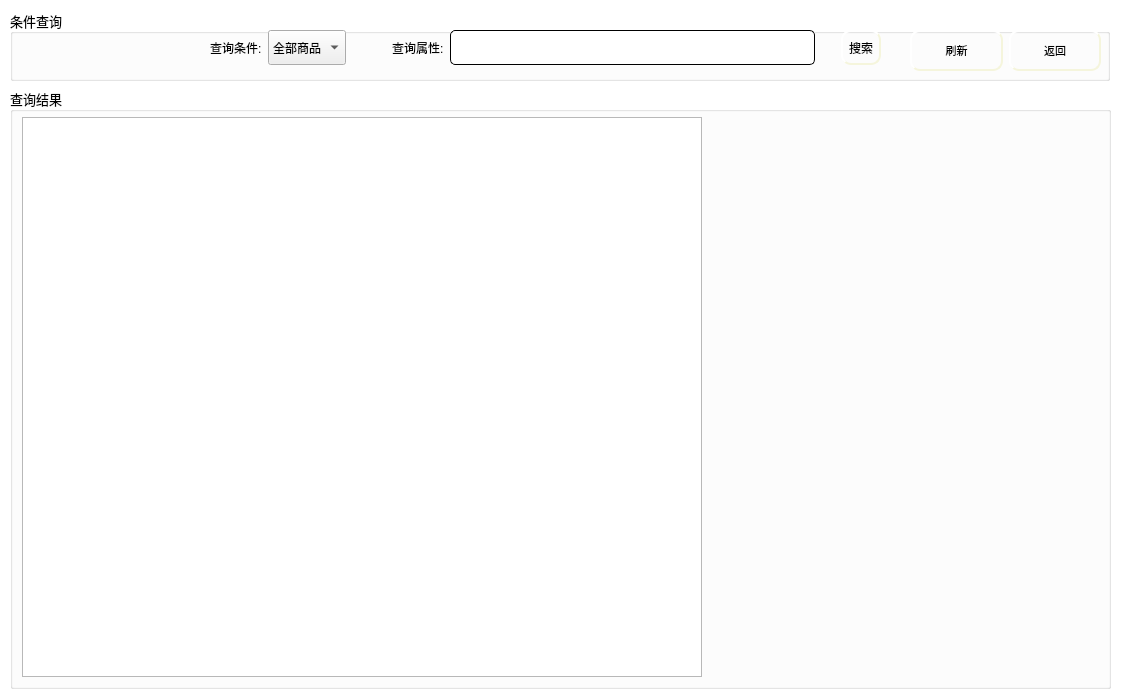
<?xml version="1.0" encoding="UTF-8"?>
<ui version="4.0">
 <class>RepertoryLocal</class>
 <widget class="QWidget" name="RepertoryLocal">
  <property name="geometry">
   <rect>
    <x>0</x>
    <y>0</y>
    <width>1125</width>
    <height>695</height>
   </rect>
  </property>
  <property name="windowTitle">
   <string>Form</string>
  </property>
  <property name="styleSheet">
   <string notr="true">QWidget#RepertoryLocal{
	
	background-color: rgb(255, 255, 255);
}</string>
  </property>
  <widget class="QGroupBox" name="groupBox_2">
   <property name="geometry">
    <rect>
     <x>10</x>
     <y>88</y>
     <width>1101</width>
     <height>601</height>
    </rect>
   </property>
   <property name="font">
    <font>
     <family>楷体</family>
     <pointsize>10</pointsize>
    </font>
   </property>
   <property name="title">
    <string>查询结果</string>
   </property>
   <widget class="QTableWidget" name="tableWidget">
    <property name="geometry">
     <rect>
      <x>12</x>
      <y>29</y>
      <width>680</width>
      <height>560</height>
     </rect>
    </property>
   </widget>
   <widget class="QwtPlot" name="plot">
    <property name="geometry">
     <rect>
      <x>710</x>
      <y>50</y>
      <width>350</width>
      <height>500</height>
     </rect>
    </property>
   </widget>
  </widget>
  <widget class="QGroupBox" name="groupBox">
   <property name="geometry">
    <rect>
     <x>10</x>
     <y>10</y>
     <width>1100</width>
     <height>71</height>
    </rect>
   </property>
   <property name="font">
    <font>
     <family>楷体</family>
     <pointsize>10</pointsize>
    </font>
   </property>
   <property name="title">
    <string>条件查询</string>
   </property>
   <widget class="QWidget" name="layoutWidget_6">
    <property name="geometry">
     <rect>
      <x>200</x>
      <y>20</y>
      <width>671</width>
      <height>35</height>
     </rect>
    </property>
    <layout class="QGridLayout" name="gridLayout">
     <item row="0" column="0">
      <widget class="QLabel" name="label">
       <property name="text">
        <string>查询条件:</string>
       </property>
      </widget>
     </item>
     <item row="0" column="5">
      <spacer name="horizontalSpacer">
       <property name="orientation">
        <enum>Qt::Horizontal</enum>
       </property>
       <property name="sizeType">
        <enum>QSizePolicy::Fixed</enum>
       </property>
       <property name="sizeHint" stdset="0">
        <size>
         <width>20</width>
         <height>20</height>
        </size>
       </property>
      </spacer>
     </item>
     <item row="0" column="3">
      <widget class="QLabel" name="label_2">
       <property name="text">
        <string>查询属性:</string>
       </property>
      </widget>
     </item>
     <item row="0" column="1">
      <widget class="QComboBox" name="comboBox">
       <property name="sizePolicy">
        <sizepolicy hsizetype="Preferred" vsizetype="Preferred">
         <horstretch>0</horstretch>
         <verstretch>0</verstretch>
        </sizepolicy>
       </property>
       <item>
        <property name="text">
         <string>全部商品</string>
        </property>
       </item>
       <item>
        <property name="text">
         <string>商品编号</string>
        </property>
       </item>
       <item>
        <property name="text">
         <string>商品名称</string>
        </property>
       </item>
      </widget>
     </item>
     <item row="0" column="4">
      <widget class="QLineEdit" name="le_select">
       <property name="enabled">
        <bool>false</bool>
       </property>
       <property name="sizePolicy">
        <sizepolicy hsizetype="Expanding" vsizetype="Preferred">
         <horstretch>0</horstretch>
         <verstretch>0</verstretch>
        </sizepolicy>
       </property>
       <property name="styleSheet">
        <string notr="true">QLineEdit{
    border-style: outset;
    border-width: 1px;
    border-radius: 5px;

    min-width: 5em;
    padding: 6px;
}</string>
       </property>
      </widget>
     </item>
     <item row="0" column="6">
      <widget class="QPushButton" name="pb_select">
       <property name="sizePolicy">
        <sizepolicy hsizetype="Minimum" vsizetype="Preferred">
         <horstretch>0</horstretch>
         <verstretch>0</verstretch>
        </sizepolicy>
       </property>
       <property name="styleSheet">
        <string notr="true">QPushButton{
	background-image: url(:/ico/pb1.jpg);
    border-style: outset;
    border-width: 2px;
    border-radius: 10px;
    border-color: beige;
    min-width: 5em;
    padding: 6px;
}
QPushButton:hover
{
	
	background-image: url(:/ico/pb.jpg);
    border-style: inset;
}

QPushButton:pressed{
	
	background-image: url(:/ico/pb2.jpg);
    border-style: inset;
}


</string>
       </property>
       <property name="text">
        <string>搜索</string>
       </property>
      </widget>
     </item>
     <item row="0" column="2">
      <spacer name="horizontalSpacer_2">
       <property name="orientation">
        <enum>Qt::Horizontal</enum>
       </property>
       <property name="sizeType">
        <enum>QSizePolicy::Fixed</enum>
       </property>
       <property name="sizeHint" stdset="0">
        <size>
         <width>40</width>
         <height>20</height>
        </size>
       </property>
      </spacer>
     </item>
    </layout>
   </widget>
   <widget class="QWidget" name="">
    <property name="geometry">
     <rect>
      <x>900</x>
      <y>20</y>
      <width>191</width>
      <height>41</height>
     </rect>
    </property>
    <layout class="QGridLayout" name="gridLayout_2">
     <item row="0" column="0">
      <widget class="QPushButton" name="pb_break">
       <property name="sizePolicy">
        <sizepolicy hsizetype="Minimum" vsizetype="Preferred">
         <horstretch>0</horstretch>
         <verstretch>0</verstretch>
        </sizepolicy>
       </property>
       <property name="font">
        <font>
         <pointsize>8</pointsize>
        </font>
       </property>
       <property name="styleSheet">
        <string notr="true">QPushButton{
	background-image: url(:/ico/pb1.jpg);
    border-style: outset;
    border-width: 2px;
    border-radius: 10px;
    border-color: beige;
    min-width: 5em;
    padding: 6px;
}
QPushButton:hover
{
	
	background-image: url(:/ico/pb.jpg);
    border-style: inset;
}

QPushButton:pressed{
	
	background-image: url(:/ico/pb2.jpg);
    border-style: inset;
}


</string>
       </property>
       <property name="text">
        <string>刷新</string>
       </property>
      </widget>
     </item>
     <item row="0" column="1">
      <widget class="QPushButton" name="pb_ack">
       <property name="sizePolicy">
        <sizepolicy hsizetype="Minimum" vsizetype="Preferred">
         <horstretch>0</horstretch>
         <verstretch>0</verstretch>
        </sizepolicy>
       </property>
       <property name="font">
        <font>
         <pointsize>8</pointsize>
        </font>
       </property>
       <property name="styleSheet">
        <string notr="true">QPushButton{
	background-image: url(:/ico/pb1.jpg);
    border-style: outset;
    border-width: 2px;
    border-radius: 10px;
    border-color: beige;
    min-width: 5em;
    padding: 6px;
}
QPushButton:hover
{
	
	background-image: url(:/ico/pb.jpg);
    border-style: inset;
}

QPushButton:pressed{
	
	background-image: url(:/ico/pb2.jpg);
    border-style: inset;
}


</string>
       </property>
       <property name="text">
        <string>返回</string>
       </property>
      </widget>
     </item>
    </layout>
   </widget>
  </widget>
 </widget>
 <customwidgets>
  <customwidget>
   <class>QwtPlot</class>
   <extends>QFrame</extends>
   <header>qwt_plot.h</header>
   <container>1</container>
  </customwidget>
 </customwidgets>
 <resources/>
 <connections/>
</ui>
